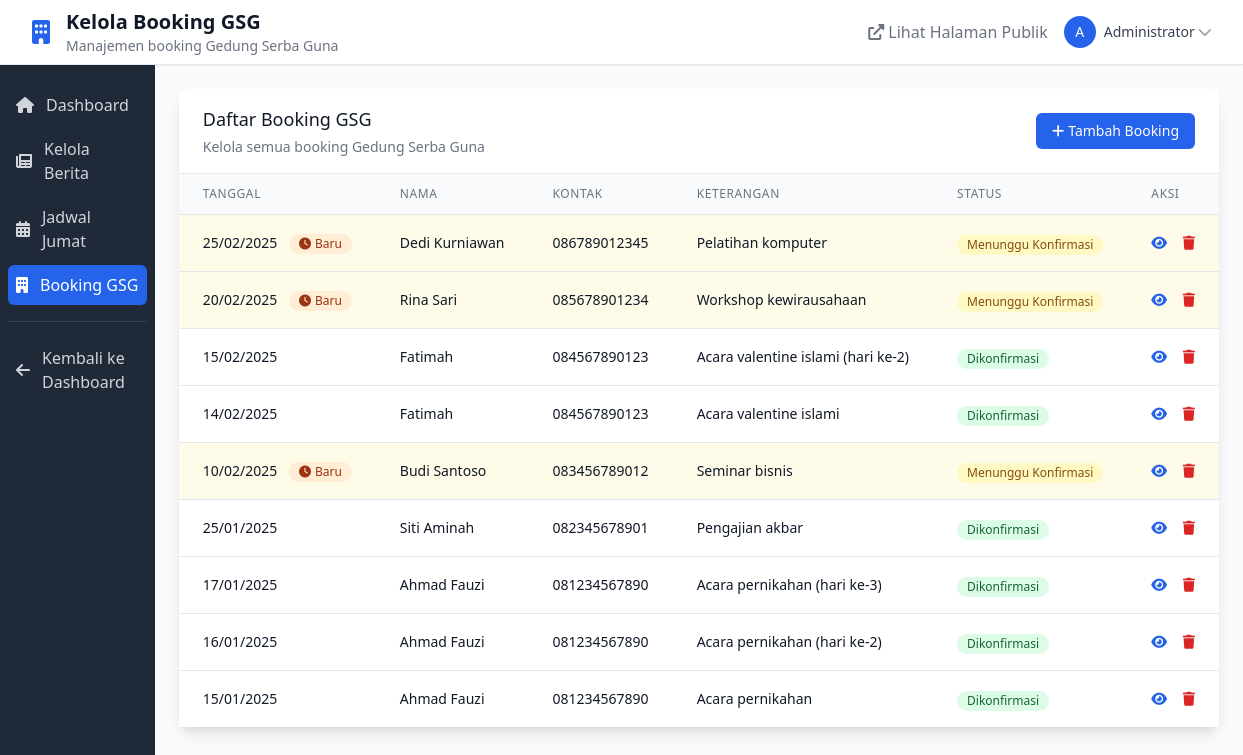
/admin/masjid/gsg_bookings.php (signed in), run on the app's committed database.
### tables this page shows
CREATE TABLE IF NOT EXISTS gsg_bookings (
    id INT AUTO_INCREMENT PRIMARY KEY,
    booking_date DATE NOT NULL,
    nama VARCHAR(255) NOT NULL,
    no_telp VARCHAR(20) NOT NULL,
    alamat TEXT NOT NULL,
    keterangan TEXT NOT NULL,
    status ENUM('pending', 'confirmed', 'cancelled') DEFAULT 'pending',
    created_at TIMESTAMP DEFAULT CURRENT_TIMESTAMP,
    updated_at TIMESTAMP DEFAULT CURRENT_TIMESTAMP ON UPDATE CURRENT_TIMESTAMP,
    
     
    INDEX idx_booking_date (booking_date),
    INDEX idx_status (status)
);

### config/auth.php (called while the page is built, shortened)
<?php
function isLoggedIn() {
    return true;
}
function getCurrentUser() {
    return [
        'id' => $_SESSION['user_id'],
        'username' => $_SESSION['username'],
        'full_name' => $_SESSION['full_name'],
        'role' => $_SESSION['role']
    ];
}
?>

### admin/masjid/gsg_bookings.php (the view, shortened to what this page needs)
<?php
require_once '../../config/auth.php';
require_once '../../includes/session_check.php';
$current_user = getCurrentUser();
$action = $_GET['action'] ?? 'list';
if ($action === 'list') {
    $stmt = $pdo->prepare("
        SELECT *,
               CASE
                   WHEN booking_date = CURDATE() THEN 'today'
                   WHEN booking_date < CURDATE() THEN 'past'
                   ELSE 'future'
               END as date_status
        FROM gsg_bookings
        ORDER BY booking_date DESC, created_at DESC
    ");
    $stmt->execute();
    $bookings = $stmt->fetchAll();
}
?>
<!DOCTYPE html>
<html lang="id">
<head>
    <script src="https://cdn.tailwindcss.com"></script>
    <link href="https://cdnjs.cloudflare.com/ajax/libs/font-awesome/6.0.0/css/all.min.css" rel="stylesheet">
</head>
<body class="bg-gray-50">
    <nav class="bg-white shadow-sm border-b">
        <div class="max-w-7xl mx-auto px-4 sm:px-6 lg:px-8">
            <div class="flex justify-between h-16">
                <div class="flex items-center">
                    <div class="flex-shrink-0">
                        <i class="fas fa-building text-2xl text-blue-600"></i>
                    </div>
                    <div class="ml-4">
                        <h1 class="text-xl font-semibold text-gray-900">Kelola Booking GSG</h1>
                        <p class="text-sm text-gray-500">Manajemen booking Gedung Serba Guna</p>
                    </div>
                </div>
                <div class="flex items-center space-x-4">
                    <a href="../../pages/gsg.php" target="_blank" class="text-gray-500 hover:text-blue-600">
                        <i class="fas fa-external-link-alt mr-1"></i>Lihat Halaman Publik
                    </a>
                    <div class="relative group">
                        <button class="flex items-center text-sm rounded-full focus:outline-none focus:ring-2 focus:ring-offset-2 focus:ring-blue-500">
                            <div class="bg-blue-600 text-white rounded-full w-8 h-8 flex items-center justify-center">
                                <?php echo strtoupper(substr($current_user['full_name'], 0, 1)); ?>
                            </div>
                            <span class="ml-2 text-gray-700"><?php echo htmlspecialchars($current_user['full_name']); ?></span>
                            <i class="fas fa-chevron-down ml-1 text-gray-400"></i>
                        </button>
                    </div>
                </div>
            </div>
        </div>
    </nav>
    <div class="flex">
        <div class="w-64 bg-gray-800 min-h-screen">
            <nav class="mt-5 px-2">
                <a href="dashboard.php" class="text-gray-300 hover:bg-gray-700 hover:text-white group flex items-center px-2 py-2 text-base font-medium rounded-md">
                    <i class="fas fa-home mr-3"></i>Dashboard
                </a>
                <a href="berita.php" class="text-gray-300 hover:bg-gray-700 hover:text-white group flex items-center px-2 py-2 text-base font-medium rounded-md mt-1">
                    <i class="fas fa-newspaper mr-3"></i>Kelola Berita
                </a>
                <a href="jadwal_jumat.php" class="text-gray-300 hover:bg-gray-700 hover:text-white group flex items-center px-2 py-2 text-base font-medium rounded-md mt-1">
                    <i class="fas fa-calendar-alt mr-3"></i>Jadwal Jumat
                </a>
                <a href="gsg_bookings.php" class="bg-blue-600 text-white group flex items-center px-2 py-2 text-base font-medium rounded-md mt-1">
                    <i class="fas fa-building mr-3"></i>Booking GSG
                </a>
                <div class="border-t border-gray-700 mt-4 pt-4">
                    <a href="../dashboard.php" class="text-gray-300 hover:bg-gray-700 hover:text-white group flex items-center px-2 py-2 text-base font-medium rounded-md">
                        <i class="fas fa-arrow-left mr-3"></i>Kembali ke Dashboard
                    </a>
                </div>
            </nav>
        </div>
        <div class="flex-1 p-6">
            <?php if ($action === 'list'): ?>
            <div class="bg-white rounded-lg shadow-lg">
                <div class="px-6 py-4 border-b border-gray-200 flex justify-between items-center">
                    <div>
                        <h3 class="text-lg font-medium text-gray-900">Daftar Booking GSG</h3>
                        <p class="text-sm text-gray-500 mt-1">Kelola semua booking Gedung Serba Guna</p>
                    </div>
                    <a href="?action=add" class="bg-blue-600 text-white px-4 py-2 rounded-md text-sm hover:bg-blue-700 transition">
                        <i class="fas fa-plus mr-1"></i>Tambah Booking
                    </a>
                </div>
                <div class="overflow-x-auto">
                    <table class="min-w-full divide-y divide-gray-200">
                        <thead class="bg-gray-50">
                            <tr>
                                <th class="px-6 py-3 text-left text-xs font-medium text-gray-500 uppercase tracking-wider">Tanggal</th>
                                <th class="px-6 py-3 text-left text-xs font-medium text-gray-500 uppercase tracking-wider">Nama</th>
                                <th class="px-6 py-3 text-left text-xs font-medium text-gray-500 uppercase tracking-wider">Kontak</th>
                                <th class="px-6 py-3 text-left text-xs font-medium text-gray-500 uppercase tracking-wider">Keterangan</th>
                                <th class="px-6 py-3 text-left text-xs font-medium text-gray-500 uppercase tracking-wider">Status</th>
                                <th class="px-6 py-3 text-left text-xs font-medium text-gray-500 uppercase tracking-wider">Aksi</th>
                            </tr>
                        </thead>
                        <tbody class="bg-white divide-y divide-gray-200">
                            <?php foreach ($bookings as $booking): ?>
                                <?php
                                $statusClass = [
                                    'pending' => 'bg-yellow-100 text-yellow-800',
                                    'confirmed' => 'bg-green-100 text-green-800',
                                    'cancelled' => 'bg-red-100 text-red-800'
                                ][$booking['status']] ?? 'bg-gray-100 text-gray-800';
                                $statusLabel = [
                                    'pending' => 'Menunggu Konfirmasi',
                                    'confirmed' => 'Dikonfirmasi',
                                    'cancelled' => 'Dibatalkan'
                                ][$booking['status']] ?? 'Tidak Diketahui';
                                $rowClass = $booking['status'] === 'pending' ? 'bg-yellow-50' : '';
                                ?>
                                <tr class="<?php echo $rowClass; ?>">
                                    <td class="px-6 py-4 whitespace-nowrap text-sm text-gray-900">
                                        <?php echo date('d/m/Y', strtotime($booking['booking_date'])); ?>
                                        <?php if ($booking['status'] === 'pending'): ?>
                                            <span class="ml-2 inline-flex items-center px-2.5 py-0.5 rounded-full text-xs font-medium bg-orange-100 text-orange-800">
                                                <i class="fas fa-clock mr-1"></i>Baru
                                            </span>
                                        <?php endif; ?>
                                    </td>
                                    <td class="px-6 py-4 whitespace-nowrap text-sm text-gray-900">
                                        <?php echo htmlspecialchars($booking['nama']); ?>
                                    </td>
                                    <td class="px-6 py-4 whitespace-nowrap text-sm text-gray-900">
                                        <?php echo htmlspecialchars($booking['no_telp']); ?>
                                    </td>
                                    <td class="px-6 py-4 text-sm text-gray-900 max-w-xs truncate">
                                        <?php echo htmlspecialchars($booking['keterangan']); ?>
                                    </td>
                                    <td class="px-6 py-4 whitespace-nowrap">
                                        <span class="inline-flex items-center px-2.5 py-0.5 rounded-full text-xs font-medium <?php echo $statusClass; ?>">
                                            <?php echo $statusLabel; ?>
                                        </span>
                                    </td>
                                    <td class="px-6 py-4 whitespace-nowrap text-sm font-medium">
                                        <a href="?action=detail&id=<?php echo $booking['id']; ?>" class="text-blue-600 hover:text-blue-900 mr-3">
                                            <i class="fas fa-eye"></i>
                                        </a>
                                        <button onclick="confirmDelete(<?php echo $booking['id']; ?>)" class="text-red-600 hover:text-red-900">
                                            <i class="fas fa-trash"></i>
                                        </button>
                                    </td>
                                </tr>
                            <?php endforeach; ?>
                        </tbody>
                    </table>
                </div>
            </div>
            <?php endif; ?>
        </div>
    </div>
</body>
</html>

### data on the page
gsg_bookings: booking_date "25/02/2025", shows "Baru", nama "Dedi Kurniawan", no_telp "086789012345", keterangan "Pelatihan komputer", status "Menunggu Konfirmasi"
gsg_bookings: booking_date "20/02/2025", shows "Baru", nama "Rina Sari", no_telp "085678901234", keterangan "Workshop kewirausahaan", status "Menunggu Konfirmasi"
gsg_bookings: booking_date "15/02/2025", nama "Fatimah", no_telp "084567890123", keterangan "Acara valentine islami (hari ke-2)", status "Dikonfirmasi"
gsg_bookings: booking_date "14/02/2025", nama "Fatimah", no_telp "084567890123", keterangan "Acara valentine islami", status "Dikonfirmasi"
gsg_bookings: booking_date "10/02/2025", shows "Baru", nama "Budi Santoso", no_telp "083456789012", keterangan "Seminar bisnis", status "Menunggu Konfirmasi"
gsg_bookings: booking_date "25/01/2025", nama "Siti Aminah", no_telp "082345678901", keterangan "Pengajian akbar", status "Dikonfirmasi"
gsg_bookings: booking_date "17/01/2025", nama "Ahmad Fauzi", no_telp "081234567890", keterangan "Acara pernikahan (hari ke-3)", status "Dikonfirmasi"
gsg_bookings: booking_date "16/01/2025", nama "Ahmad Fauzi", no_telp "081234567890", keterangan "Acara pernikahan (hari ke-2)", status "Dikonfirmasi"
gsg_bookings: booking_date "15/01/2025", nama "Ahmad Fauzi", no_telp "081234567890", keterangan "Acara pernikahan", status "Dikonfirmasi"

### other printed values
substr($current_user['full_name'], 0, 1) "A"
$current_user['full_name'] "Administrator"
